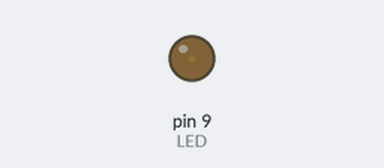
Bench run of a sketch on a simulated Arduino Uno, built with avr-gcc and run on an emulated ATmega328P. Shown: output pins drawn as LEDs (lit = HIGH).

Above: at 0.05 s.
At 1.55 s:
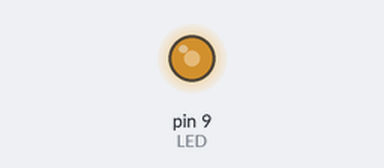
At 2.55 s:
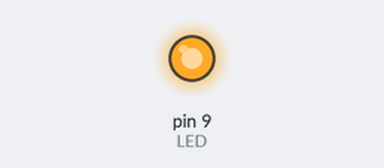
At 5.05 s:
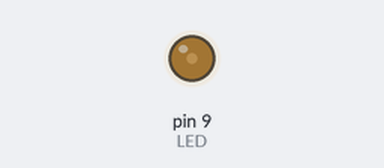
Timing chart, 0 to 7.3 s (numbered marks = the images above):
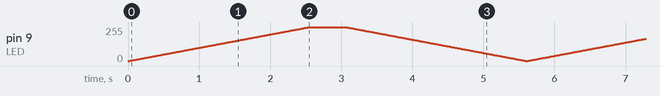

The sketch:

pwm_ex04.ino
```cpp
// example 04 fade in and fade out of LED

const int LED=9;
int i=0;

void setup() {
  pinMode(LED,OUTPUT);
}

void loop() {
  for (i=0;i<255;i++){
    analogWrite(LED,i);
    delay(10);
  }
  delay(500);
  for (i=255;i>0;i--){
    analogWrite(LED,i);
    delay(10);
  }
}
```
